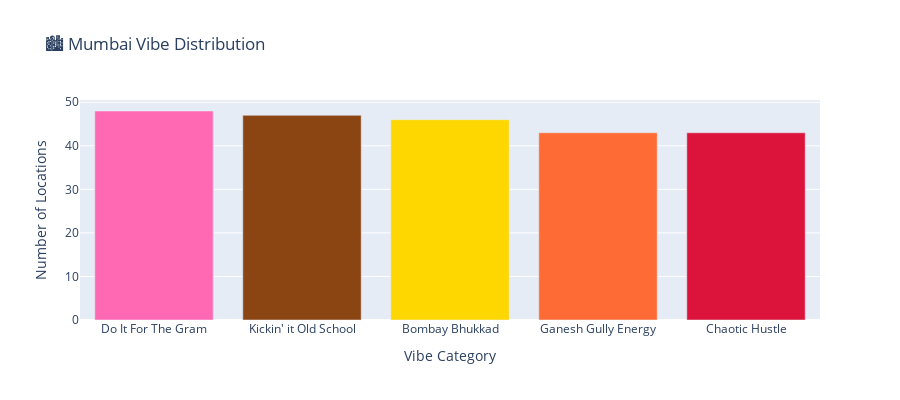

Notebook code cell kept with this figure:
### Code cell
def show_vibe_overview():
    vibe_counts = df['vibe_category'].value_counts()
    
    fig = px.bar(
        x=vibe_counts.index,
        y=vibe_counts.values,
        color=vibe_counts.index,
        color_discrete_map={vibe: get_vibe_color(vibe) for vibe in vibe_counts.index},
        title="🏙️ Mumbai Vibe Distribution",
        labels={'x': 'Vibe Category', 'y': 'Number of Locations'}
    )
    fig.update_layout(showlegend=False, height=400)
    
    display(fig)

    print(f"\n📊 Dataset Summary:")
    print(f"   Total Locations: {len(df)}")
    print(f"   Average Vibe Intensity: {df['vibe_intensity'].mean():.2f}")
    print(f"   Areas Covered: {df['area'].nunique()}")
    print(f"   Images Available: {len(IMAGE_CACHE)}")

show_vibe_overview()

### Figure 1 — Plotly figure (JSON) as saved in the notebook; plotly's stock layout.template omitted (floating-point values rounded to 4 significant figures)
{"data": [{"alignmentgroup": "True", "hovertemplate": "color=Do It For The Gram<br>Vibe Category=%{x}<br>Number of Locations=%{y}<extra></extra>", "legendgroup": "Do It For The Gram", "marker": {"color": "#FF69B4", "pattern": {"shape": ""}}, "name": "Do It For The Gram", "offsetgroup": "Do It For The Gram", "orientation": "v", "showlegend": true, "textposition": "auto", "type": "bar", "x": ["Do It For The Gram"], "xaxis": "x", "y": [48], "yaxis": "y"}, {"alignmentgroup": "True", "hovertemplate": "color=Kickin' it Old School<br>Vibe Category=%{x}<br>Number of Locations=%{y}<extra></extra>", "legendgroup": "Kickin' it Old School", "marker": {"color": "#8B4513", "pattern": {"shape": ""}}, "name": "Kickin' it Old School", "offsetgroup": "Kickin' it Old School", "orientation": "v", "showlegend": true, "textposition": "auto", "type": "bar", "x": ["Kickin' it Old School"], "xaxis": "x", "y": [47], "yaxis": "y"}, {"alignmentgroup": "True", "hovertemplate": "color=Bombay Bhukkad<br>Vibe Category=%{x}<br>Number of Locations=%{y}<extra></extra>", "legendgroup": "Bombay Bhukkad", "marker": {"color": "#FFD700", "pattern": {"shape": ""}}, "name": "Bombay Bhukkad", "offsetgroup": "Bombay Bhukkad", "orientation": "v", "showlegend": true, "textposition": "auto", "type": "bar", "x": ["Bombay Bhukkad"], "xaxis": "x", "y": [46], "yaxis": "y"}, {"alignmentgroup": "True", "hovertemplate": "color=Ganesh Gully Energy<br>Vibe Category=%{x}<br>Number of Locations=%{y}<extra></extra>", "legendgroup": "Ganesh Gully Energy", "marker": {"color": "#FF6B35", "pattern": {"shape": ""}}, "name": "Ganesh Gully Energy", "offsetgroup": "Ganesh Gully Energy", "orientation": "v", "showlegend": true, "textposition": "auto", "type": "bar", "x": ["Ganesh Gully Energy"], "xaxis": "x", "y": [43], "yaxis": "y"}, {"alignmentgroup": "True", "hovertemplate": "color=Chaotic Hustle<br>Vibe Category=%{x}<br>Number of Locations=%{y}<extra></extra>", "legendgroup": "Chaotic Hustle", "marker": {"color": "#DC143C", "pattern": {"shape": ""}}, "name": "Chaotic Hustle", "offsetgroup": "Chaotic Hustle", "orientation": "v", "showlegend": true, "textposition": "auto", "type": "bar", "x": ["Chaotic Hustle"], "xaxis": "x", "y": [43], "yaxis": "y"}], "layout": {"barmode": "relative", "height": 400, "legend": {"title": {"text": "color"}, "tracegroupgap": 0}, "showlegend": false, "title": {"text": "🏙️ Mumbai Vibe Distribution"}, "xaxis": {"anchor": "y", "domain": [0, 1], "title": {"text": "Vibe Category"}}, "yaxis": {"anchor": "x", "domain": [0, 1], "title": {"text": "Number of Locations"}}}}
